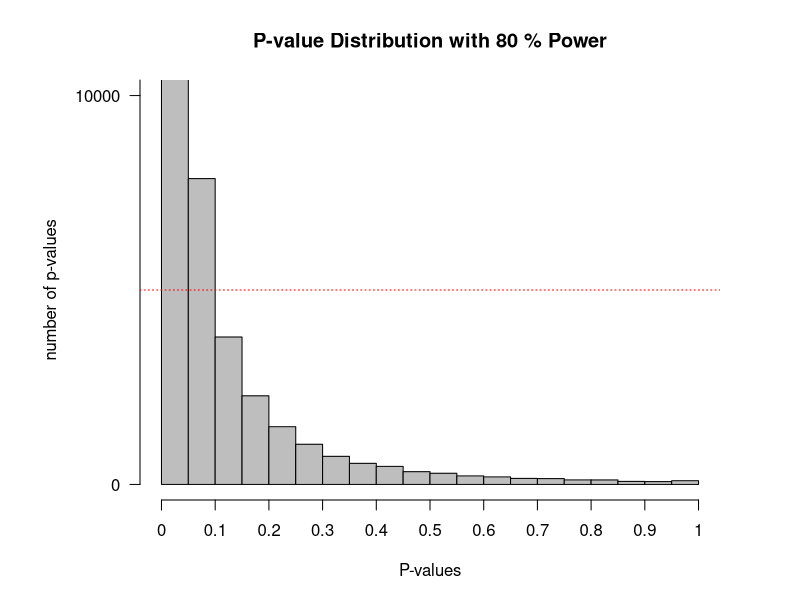
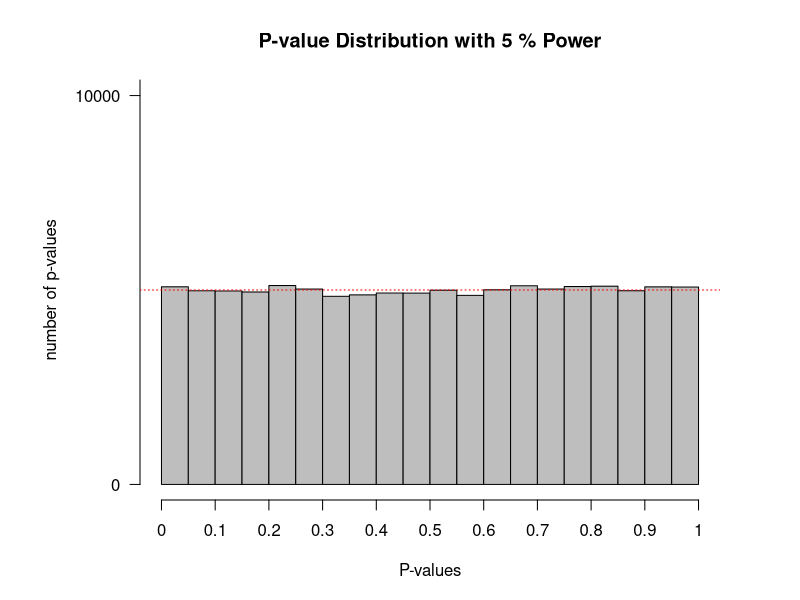
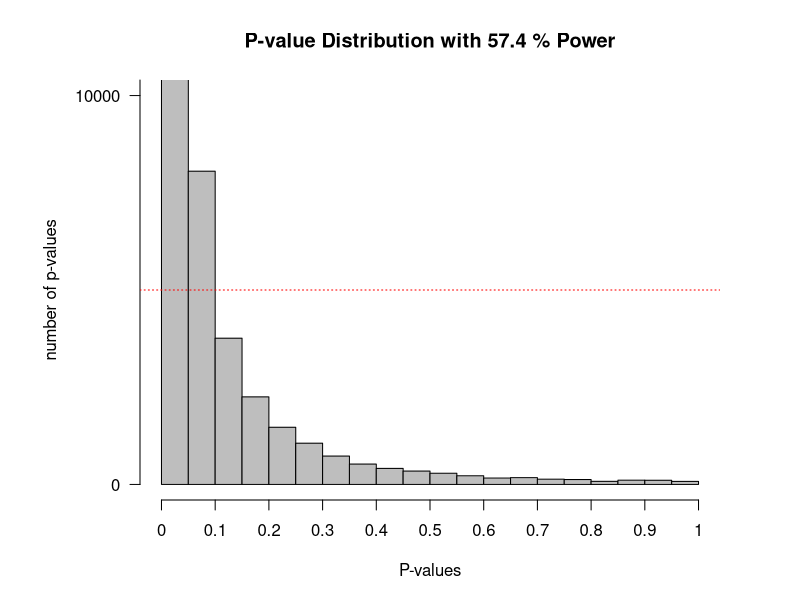
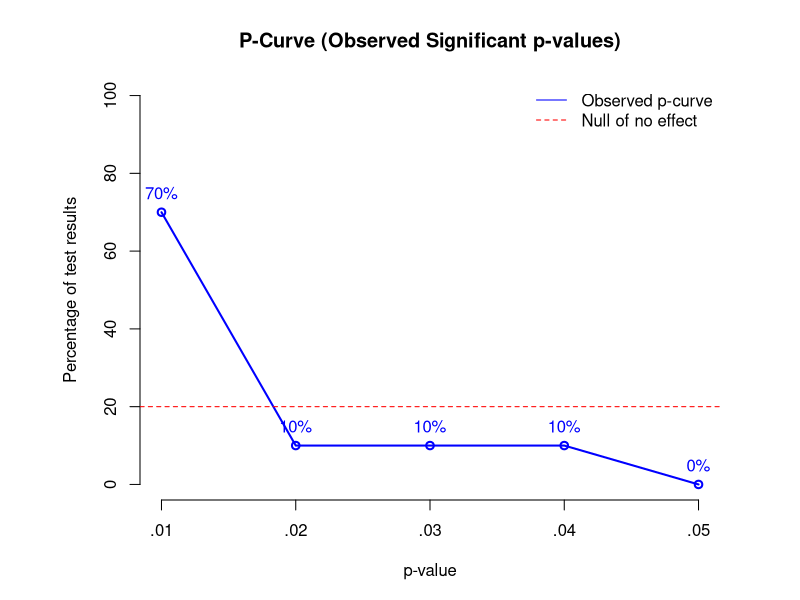

Source code (R) for these figures, in order:
## ---- chunk 1
iq_test = function(n, M, nSims, sd, level=0.05) {
  
  p <- numeric(nSims)
  bars <- 20
  
  for(i in 1:nSims) {
    x <- rnorm(n = n, mean = M, sd = SD)
    z <- t.test(x, mu=100)
    p[i] <- z$p.value
  }

  (sum(p < level)/nSims)

  power <- pwr.t.test(d=(M-100)/SD, n=n,sig.level=level,type="one.sample",alternative="two.sided")$power

  op <- par(mar = c(5,7,4,4))
  hist(p, breaks=bars, xlab="P-values", ylab="number of p-values\n", axes=FALSE,
      main=paste("P-value Distribution with",round(power*100, digits=1),"% Power"),
      col="grey", xlim=c(0,1), ylim=c(0, 10000))
      axis(side=1, at=seq(0,1, 0.1), labels=seq(0,1,0.1))
      axis(side=2, at=seq(0,nSims, nSims/10), labels=seq(0,nSims, nSims/10), las=2)
  
  abline(h=nSims/bars, col="red", lty=3)

}
## ---- chunk 2
# Load pwr package to easily calculate the statistical power
if(!require(pwr)) { install.packages('pwr') }
library(pwr)
#Disable scientific notation (1.05e10)
options(scipen=999)
#Set number of simulations
nSims <- 100000 #number of simulated experiments
M<-106 #Mean IQ score in the sample (will be compared with 100 in a one-sample t-test)
n<-51 #set sample size
SD<-15 #SD of the simulated data

iq_test(n, M, nSims, SD)
## ---- chunk 3
# Load pwr package to easily calculate the statistical power
if(!require(pwr)) { install.packages('pwr') }
library(pwr)
#Disable scientific notation (1.05e10)
options(scipen=999)
#Set number of simulations
nSims <- 100000 #number of simulated experiments
M<-100 #Mean IQ score in the sample (will be compared with 100 in a one-sample t-test)
n<-51 #set sample size
SD<-15 #SD of the simulated data

iq_test(n, M, nSims, SD)
## ---- chunk 4
# Load pwr package to easily calculate the statistical power
if(!require(pwr)) { install.packages('pwr') }
library(pwr)
#Disable scientific notation (1.05e10)
options(scipen=999)
#Set number of simulations
nSims <- 100000 #number of simulated experiments
M<-106 #Mean IQ score in the sample (will be compared with 100 in a one-sample t-test)
n<-51 #set sample size
SD<-15 #SD of the simulated data

iq_test(n, M, nSims, SD, 0.01)
## ---- chunk 5

p_values <- c(
  0.00000019,
  0.00135,
  0.00207,
  0.00052,
  0.0385,
  0.0238,
  0.0524,
  0.000000554,
  0.00349,
  0.0192,
  0.0884,
  0.459,
  0.00185
)

bins <- cut(p_values, breaks = seq(0, 0.05, 0.01), include.lowest = TRUE, right = FALSE)

counts <- table(bins)
total <- sum(counts)
percentages <- 100 * counts / total

labels <- c(".01", ".02", ".03", ".04", ".05")

plot(percentages,
     type = "o", col = "blue", lwd = 2, xaxt = "n", ylim = c(0, 100),
     xlab = "p-value", ylab = "Percentage of test results",
     main = "P-Curve (Observed Significant p-values)")
axis(1, at = 1:5, labels = labels)

text(1:5, percentages + 5, paste0(round(percentages), "%"), col = "blue")


abline(h = 20, col = "red", lty = 2)

# Legend
legend("topright",
       legend = c("Observed p-curve", "Null of no effect"),
       col = c("blue", "red", "darkgreen"),
       lty = c(1, 2, 3),
       bty = "n")
